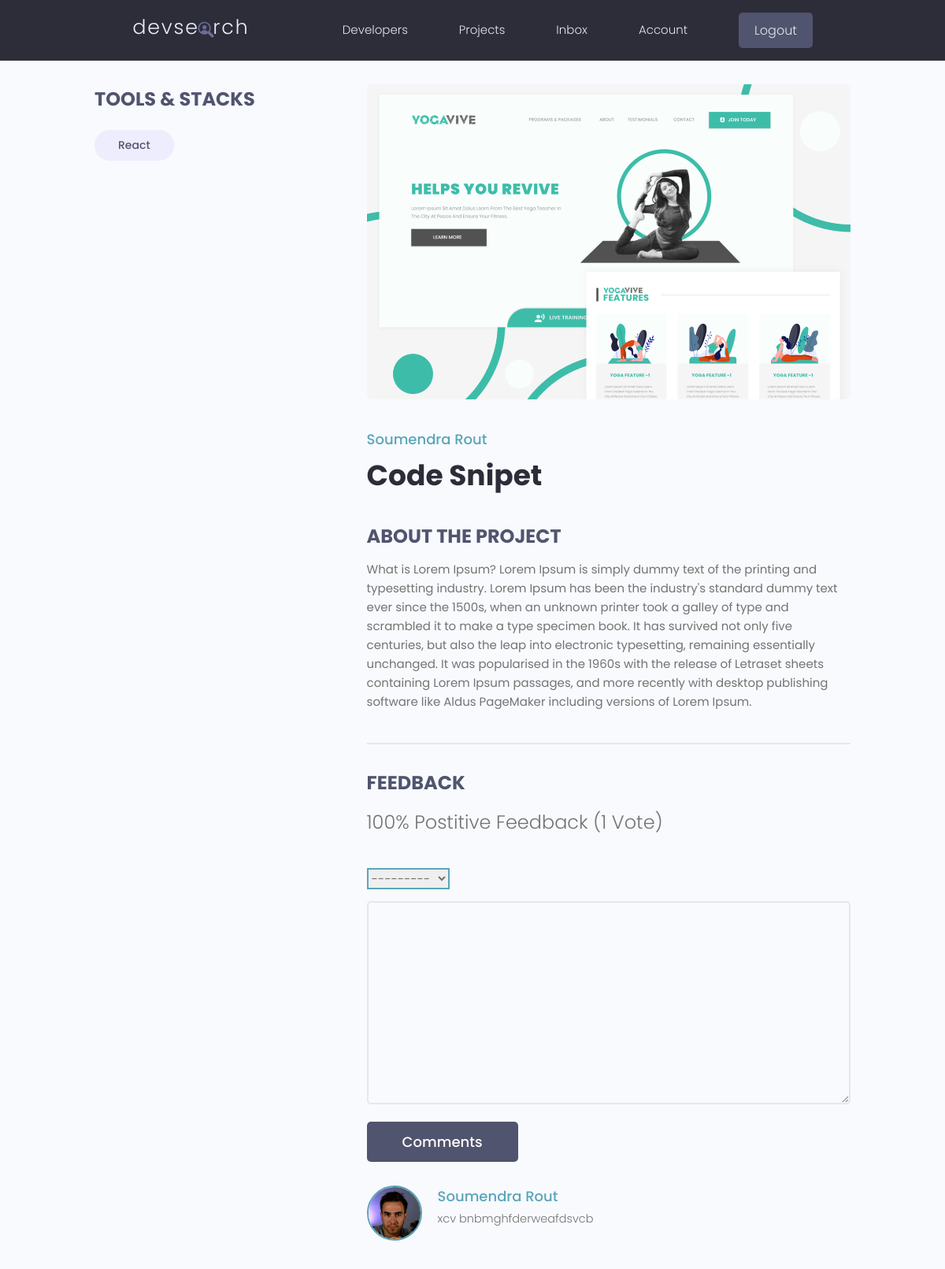
The app's page /projects/project/6775dd09-346c-4740-8813-2dfbe4da9ff4/ (signed in) with its own data.
### projects/models.py (models this page shows, shortened)
class Tag(models.Model):
    name = models.CharField(max_length=200)
    created = models.DateTimeField(auto_now_add=True)
    id = models.UUIDField(default=uuid.uuid4,unique=True,primary_key=True,editable=False)
    def __str__(self):
        return self.name

class Project(models.Model):
    owner = models.ForeignKey(Profile,on_delete=models.SET_NULL,null=True,blank=True)
    title = models.CharField(max_length=200)
    discription = models.TextField(null=True,blank=True)
    featured_image = models.ImageField(null=True,blank=True,default="default.jpg")
    demo_link = models.CharField(max_length=2000,null=True,blank=True)
    source_link = models.CharField(max_length=2000,null=True,blank=True)
    tag = models.ManyToManyField('Tag',blank=True)
    vote_total = models.IntegerField(default=0,null=True,blank=True)
    vote_ratio = models.IntegerField(default=0,null=True,blank=True)
    created = models.DateTimeField(auto_now_add=True)
    id = models.UUIDField(default=uuid.uuid4,unique=True,primary_key=True,editable=False)
    class Meta:
        ordering = ['-vote_ratio','-vote_total','title']
    @property
    def reviewers(self):
        queryset=self.review_set.all().values_list('owner__id',flat=True)
        return queryset

class Review(models.Model):
    vote_type = (
        ('up','Up Vote'),
        ('down','Down Vote')
    )
    owner = models.ForeignKey(Profile,on_delete=models.CASCADE,null=True)
    project = models.ForeignKey(Project,on_delete=models.CASCADE)
    body = models.TextField(null=True,blank=True)
    value = models.CharField(max_length=200,choices=vote_type)
    created = models.DateTimeField(auto_now_add=True)
    id = models.UUIDField(default=uuid.uuid4,unique=True,primary_key=True,editable=False)
    class Meta:
        unique_together = [['owner','project']]

### users/models.py (models this page shows, shortened)
class Profile(models.Model):
    user = models.OneToOneField(User,on_delete=models.CASCADE,null=True,blank=True)
    name = models.CharField(max_length=200,blank=True,null=True)
    email = models.EmailField(max_length=500, blank=True,null=True)
    username = models.CharField(max_length=200,blank=True,null=True)
    location = models.CharField(max_length=200,blank=True,null=True)
    short_intro = models.CharField(max_length=200,blank=True,null=True)
    bio = models.TextField(blank=True,null=True)
    profile_image = models.ImageField(null=True,blank=True,upload_to='profiles/',default='profiles/user-default.png')
    social_github = models.CharField(max_length=200,blank=True,null=True)
    social_twitter = models.CharField(max_length=200,blank=True,null=True)
    social_linkedin = models.CharField(max_length=200,blank=True,null=True)
    social_youtube = models.CharField(max_length=200,blank=True,null=True)
    social_website = models.CharField(max_length=200,blank=True,null=True)
    created = models.DateTimeField(auto_now_add=True)
    id = models.UUIDField(default=uuid.uuid4,unique=True,primary_key=True,editable=False)

### projects/views.py (the view, shortened to what this page needs)
# urls.py: path('project/<str:pk>/', project, name='project'),
def project(request,pk):
    projectObj = Project.objects.get(pk=pk)
    form = ReviewForm()
    tags = projectObj.tag.all()
    return render(request,'projects/single-project.html',{'projectObj':projectObj,'tags':tags,'form':form})

### projects/forms.py
class ReviewForm(ModelForm):
    class Meta:
        model = Review
        fields = ['value','body']
        lebels = {
            'value':'Place your vote',
            'body':'Add a comment with your vote'
        }
    def __init__(self,*args,**kwargs):
        super(ReviewForm,self).__init__(*args,**kwargs)
        for name,field in self.fields.items():
            field.widget.attrs.update({'class':'input'})

### projects/templates/projects/single-project.html (shortened to what this page needs)
{% extends 'main.html' %}
{% block content %}
  {% load static %}
  <main class="singleProject my-md">
    <div class="container">
      <div class="layout">
        <div class="column column--1of3">
          <h3 class="singleProject__subtitle">Tools & Stacks</h3>
          <div class="singleProject__toolStack">
            {% for tag in projectObj.tag.all %}
            <span class="tag tag--pill tag--sub tag--lg">
              <small>{{ tag }}</small>
            </span>
            {% endfor %}
          </div>
        </div>
        <div class="column column--2of3">
          <img class="singleProject__preview" src="{{ projectObj.featured_image.url }}" alt="portfolio thumbnail" />
          <a href="profile.html" class="singleProject__developer">{{projectObj.owner.name}}</a>
          <h2 class="singleProject__title">{{ projectObj.title }}</h2>
          <h3 class="singleProject__subtitle">About the Project</h3>
          <div class="singleProject__info">
            {{ projectObj.discription }}
          </div>
          <div class="comments">
            <h3 class="singleProject__subtitle">Feedback</h3>
            <h5 class="project--rating">
              {{ projectObj.vote_ratio}}% Postitive Feedback ({{ projectObj.vote_total }} Vote{{ projectObj.vote_total|pluralize:"s" }})
            </h5>
          {% if request.user.profile.id in projectObj.reviewers %}
            <p>You have already submitted your review</p>
          {% elif request.user.profile == project.owner %}
            <p>You cannot review your own project</p>
          {% elif request.user.is_authenticated %}
            <form class="form" action="{% url 'project' projectObj.id %}" method="POST">
              {% for field in form %}
                <div class="form__field">
                  {{ field }}
                </div>
              {% endfor %}
              <input class="btn btn--sub btn--lg" type="submit" value="Comments" />
            </form>
          {% else %}
            <a href="{% url 'login' %}?next={{ request.path }}">Please Login to leave a review</a>
          {% endif %}
            <div class="commentList">
              {% for review in projectObj.review_set.all %}
                {% if review.body %}
                  <div class="comment">
                    <a href="{% url 'user-profile' review.owner.id %}">
                      <img class="avatar avatar--md" src="{{ review.owner.profile_image.url }}" alt="user" />
                    </a>
                    <div class="comment__details">
                      <a href="{% url 'user-profile' review.owner.id %}" class="comment__author">
                        {{ review.owner.name }}
                      </a>
                      <p class="comment__info">{{ review.body|linebreaksbr }}</p>
                    </div>
                  </div>
                {% endif %}
              {% endfor %}
            </div>
          </div>
        </div>
      </div>
    </div>
  </main>
{% endblock content %}

### static/styles/app.css (style rules this page uses)
:root { --color-sub: #2d2d39; }
.btn--sub { background-color: var(--color-sub-light); }
img { width: 100%; }
.singleProject .column--1of3 { order: 2; }
@media screen and (min-width: 1081px) { .singleProject .column--1of3 { order: 1; } }
@media screen and (min-width: 1081px) { .singleProject .column--2of3 { order: 2; } }
.singleProject__toolStack { margin-top: 2rem; margin-bottom: 4rem; }
.singleProject__preview { height: 50vh; object-fit: cover; object-position: top center; margin-bottom: 3rem; border-radius: 0.7rem; }
.singleProject__developer { font-size: 1.8rem; font-weight: 500; }
.singleProject__title { font-size: 3.6rem; font-weight: 700; color: var(--color-sub); margin-bottom: 3rem; }
.project--rating { margin-bottom: 1.6em; margin-top: .5em; }
.singleProject__subtitle { text-transform: uppercase; font-size: 2.4rem; font-weight: 700; color: var(--color-sub-light); margin-bottom: 1rem; }
.comments { margin-top: 4rem; padding-top: 3rem; border-top: 2px solid var(--color-light); }
.commentList { margin: 3rem 0; }
.comment { display: flex; gap: 2rem; }
.comment__author { font-size: 1.8rem; }
.comment__info { font-size: 1.45rem; }

### static/uikit/styles/modules/_variables.css (style rules this page uses)
:root { --color-main: #5aa5b9; --color-main-light: #e6faff; --color-sub: #3f4156; --color-sub-light: #51546e; --color-sub-lighter: #ededfd; --color-text: #737373; --color-gray: #8b8b8b; --color-light: #e5e7eb; --color-light-gray: #767676; --color-bg: #f8fafd; --color-white: #fffefd; --color-white-light: #f3f3f3; --color-success: #359e64; --color-success-bg: #def8e8; --color-error: #fc4b0b; --color-error-bg: #fff2ee; --font-base: 'Poppins', arial, helvetica, 'Segoe UI', roboto, ubuntu, sans-serif; --font-monospace: 'Fira Code', 'Courier New', courier, monospace; --font-regular: 300; --font-medium: 500; --font-bold: 700; --generic-shadow: 1px 1px 5px #00000010; --generic-transition: all 0.3s ease-in-out; }

### static/uikit/styles/modules/_base.css (style rules this page uses)
* { margin: 0; padding: 0; box-sizing: border-box; text-rendering: optimizeLegibility; color: inherit; font-size: inherit; }
html { font-size: 50%; }
@media only screen and (min-width: 480px) { html { font-size: 56.25%; } }
@media only screen and (min-width: 1200px) { html { font-size: 62.5%; } }
body { line-height: 1.6; font-weight: 400; font-size: 1.5rem; color: var(--color-text); background-color: var(--color-bg); min-height: 100vh; }

### static/uikit/styles/modules/_typography.css (style rules this page uses)
* { font-family: var(--font-base); }
h2 { font-size: 3.6rem; font-weight: var(--font-bold); }
h3 { font-size: 3.2rem; font-weight: var(--font-medium); }
h5 { font-size: 2.4rem; font-weight: var(--font-medium); }
h5, h6 { font-weight: var(--font-regular); }
p, span, strong { font-size: 1.6rem; color: var(--color-text); font-weight: var(--font-regular); }
a { padding-bottom: 2px; text-decoration: none; display: inline-block; color: var(--color-main); font-weight: var(--font-medium); }

### static/uikit/styles/modules/_utilities.css (style rules this page uses)
.container { width: 92%; max-width: 165rem; margin: 0 auto; box-sizing: border-box; }
@media screen and (min-width: 1000px) { .container { width: 90%; } }
@media screen and (min-width: 1200px) { .container { width: 80%; } }
.my-md { margin: 3rem auto; }

### static/uikit/styles/modules/_avatar.css (style rules this page uses)
.avatar { border-radius: 50%; border: 2px solid var(--color-main); object-fit: cover; }
.avatar--md { height: 7rem; width: 7rem; }

### static/uikit/styles/modules/_button.css (style rules this page uses)
.btn { display: inline-block; position: relative; cursor: pointer; background-color: var(--color-light); font-weight: var(--font-medium); color: var(--color-sub); text-decoration: none; padding: 1rem 2rem; border-radius: 0.5rem; border: none; width: -webkit-fit-content; width: -moz-fit-content; width: fit-content; height: -webkit-fit-content; height: -moz-fit-content; height: fit-content; font-size: 1.6rem; outline-width: 0; outline-color: transparent; -webkit-backface-visibility: hidden; backface-visibility: hidden; transition: all 0.3s ease-in-out; }
.btn--sub { background-color: var(--color-sub); color: var(--color-white); }
.btn--lg { font-size: 1.8rem; padding: 1.2rem 4.5rem; }

### static/uikit/styles/modules/_tag.css (style rules this page uses)
.tag { display: inline-flex; align-items: center; background-color: var(--color-sub); height: -webkit-fit-content; height: -moz-fit-content; height: fit-content; width: -webkit-fit-content; width: -moz-fit-content; width: fit-content; border-radius: 0.5rem; padding: 0.5rem 1.5rem; font-size: 1.2rem; cursor: pointer; }
.tag > small { color: var(--color-white); }
.tag--pill { border-radius: 5rem; }
.tag--sub, .tag--sub > small { background: var(--color-sub-lighter); color: var(--color-sub-light); font-weight: 500; }
.tag--lg { padding: 0.8rem 3rem; font-size: 1.4rem; }

### records on screen
Tag: name "React"
Project: featured_image (picture), owner.name "Soumendra Rout", title "Code Snipet", discription "What is Lorem Ipsum? Lorem Ipsum is simply dummy text of the printing and typesetting industry. Lorem Ipsum has been the industry's standard dummy text ever since the 1500s, when an unknown printer took a galley of type and scrambled it to make a type specimen book. It has survived not only five centuries, but also the leap into electronic typesetting, remaining essentially unchanged. It was popularised in the 1960s with the release of Letraset sheets containing Lorem Ipsum passages, and more recently with desktop publishing software like Aldus PageMaker including versions of Lorem Ipsum.", vote_ratio "100", vote_total "1"
Review: owner.profile_image (picture), owner.name "Soumendra Rout", body "xcv bnbmghfderweafdsvcb"
